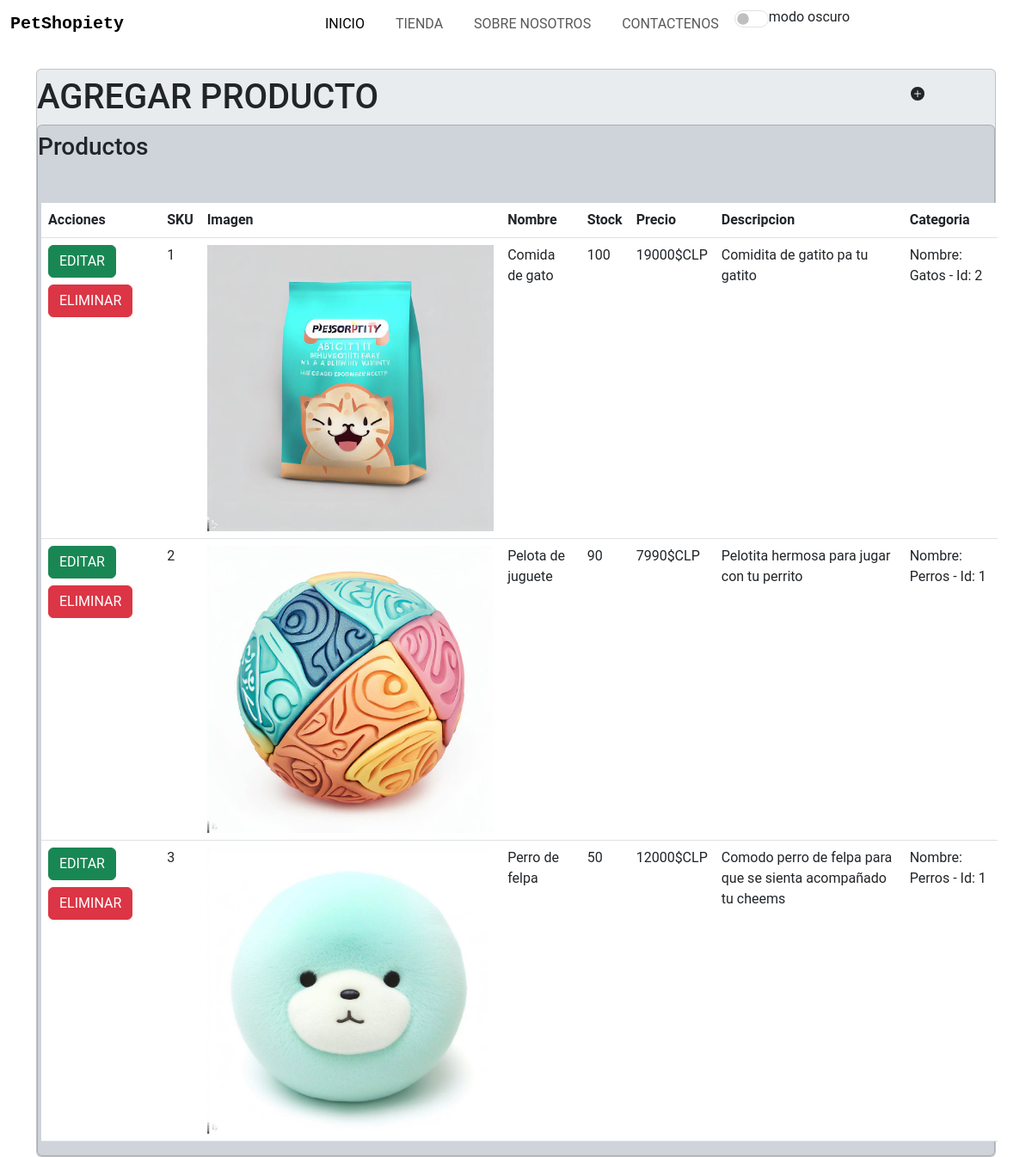
The page /admin_productos on the database as committed earlier.
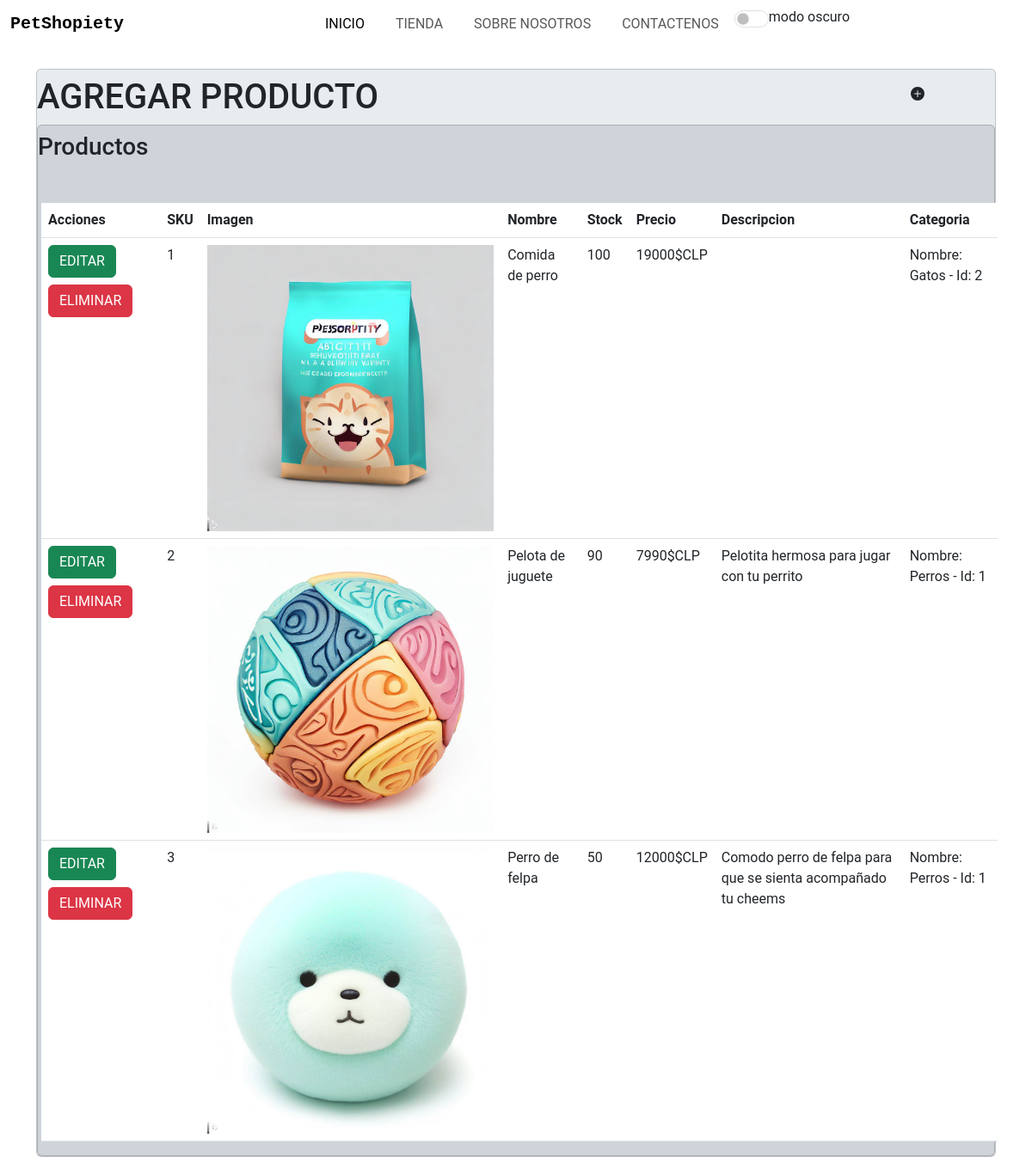
The same page on the database as committed later.
### apps/PetShopiety/models.py (models this page shows, shortened)
class Producto(models.Model):
    sku = models.IntegerField(primary_key=True)
    nombre = models.CharField(max_length=50)
    stock = models.IntegerField()
    precio = models.IntegerField()
    descripcion = models.CharField(max_length=200)
    id_cat = models.ForeignKey(Categoria, on_delete=models.CASCADE)
    img_url = models.ImageField(upload_to='imagenesProducto')

class Categoria(models.Model):
    id_categoria = models.IntegerField(primary_key=True)
    nombre_categoria = models.CharField(max_length=100)
    def __str__(self):
        txt = "Nombre: {0} - Id: {1}"
        return txt.format(self.nombre_categoria, self.id_categoria)

### apps/PetShopiety/views.py (the view)
# urls.py: path('admin_productos', views.cargarAdminProductos),
def cargarAdminProductos(request):
    categorias = Categoria.objects.all()
    productos = Producto.objects.all()
    return render(request, "administrarProductos.html", {"cate": categorias, "prod": productos})

### apps/PetShopiety/templates/administrarProductos.html (shortened to what the changed rows need)
<!DOCTYPE html>
<html lang="en">
{%load static%}
<head>
    {%block head%}
    <link rel="stylesheet" href="{% static 'css/style.css' %}">
    {%endblock%}
    <link href="https://cdn.jsdelivr.net/npm/bootstrap@5.3.0-alpha3/dist/css/bootstrap.min.css" rel="stylesheet"
 />
    <link rel="stylesheet" href="https://cdn.jsdelivr.net/npm/bootstrap-icons@1.10.5/font/bootstrap-icons.css">
</head>
<body class="">
    <main class="d-flex align-items-center py-md-0">
        <div class="container">
            <div class="card admin-card bg-body-secondary">
                <div class="row">
                    <div class="col-11">
                        <h1 class="py-2 m-0">AGREGAR PRODUCTO</h1>
                    </div>
                </div>
                <div class="card listar-card bg-dark-subtle">
                    <div class="row mt-2">
                        <div class="row mt-4 d-flex">
                            <table class="table m-3">
                                <thead>
                                    <tr>
                                        <th scope="col">Acciones</th>
                                        <th scope="col">SKU</th>
                                        <th scope="col">Imagen</th>
                                        <th scope="col">Nombre</th>
                                        <th scope="col">Stock</th>
                                        <th scope="col">Precio</th>
                                        <th scope="col">Descripcion</th>
                                        <th scope="col">Categoria</th>
                                    </tr>
                                </thead>
                                <tbody>
                                    {% for p in prod %}
                                    <tr>
                                        <th scope="row">
                                            <a class="btn btn-success" href="/editarProducto/{{p.sku}}">EDITAR</a>
                                            <a class="btn btn-danger my-2" href="/eliminarProducto/{{p.sku}}"
                                                id="">ELIMINAR</a>
                                        </th>
                                        <td>{{p.sku}}</td>
                                        <td><img src="{{p.img_url.url}}" alt="" class="img-fluid"></td>
                                        <td>{{p.nombre}}</td>
                                        <td>{{p.stock}}</td>
                                        <td>{{p.precio}}$CLP</td>
                                        <td>{{p.descripcion}}</td>
                                        <td>{{p.id_cat}}</td>
                                        {%endfor%}
                                    </tr>
                                </tbody>
                            </table>
                        </div>
                    </div>
                </div>
            </div>
        </div>
    </main>
</body>
</html>

Rows that differ between the two databases and show on the page:
changed Producto "Nombre: Gatos - Id: 2": nombre "Comida de gato" → "Comida de perro"; descripcion "Comidita de gatito pa tu gatito" → (not shown)
